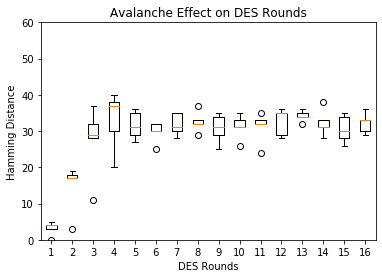

Generate this figure with Python:
import matplotlib.pyplot as plt
import numpy as np
def hex2bin(s):
	mp = {'0' : "0000",
		'1' : "0001",
		'2' : "0010",
		'3' : "0011",
		'4' : "0100",
		'5' : "0101",
		'6' : "0110",
		'7' : "0111",
		'8' : "1000",
		'9' : "1001",
		'A' : "1010",
		'B' : "1011",
		'C' : "1100",
		'D' : "1101",
		'E' : "1110",
		'F' : "1111" }
	bin = ""
	for i in range(len(s)):
		bin = bin + mp[s[i]]
	return bin

def bin2hex(s):
	mp = {"0000" : '0',
		"0001" : '1',
		"0010" : '2',
		"0011" : '3',
		"0100" : '4',
		"0101" : '5',
		"0110" : '6',
		"0111" : '7',
		"1000" : '8',
		"1001" : '9',
		"1010" : 'A',
		"1011" : 'B',
		"1100" : 'C',
		"1101" : 'D',
		"1110" : 'E',
		"1111" : 'F' }
	hex = ""
	for i in range(0,len(s),4):
		ch = ""
		ch = ch + s[i]
		ch = ch + s[i + 1]
		ch = ch + s[i + 2]
		ch = ch + s[i + 3]
		hex = hex + mp[ch]
		
	return hex


def bin2dec(binary):
	
	binary1 = binary
	decimal, i, n = 0, 0, 0
	while(binary != 0):
		dec = binary % 10
		decimal = decimal + dec * pow(2, i)
		binary = binary//10
		i += 1
	return decimal


def dec2bin(num):
	res = bin(num).replace("0b", "")
	if(len(res)%4 != 0):
		div = len(res) / 4
		div = int(div)
		counter =(4 * (div + 1)) - len(res)
		for i in range(0, counter):
			res = '0' + res
	return res


def permute(k, arr, n):
	permutation = ""
	for i in range(0, n):
		permutation = permutation + k[arr[i] - 1]
	return permutation


def shift_left(k, nth_shifts):
	s = ""
	for i in range(nth_shifts):
		for j in range(1,len(k)):
			s = s + k[j]
		s = s + k[0]
		k = s
		s = ""
	return k


def xor(a, b):
	ans = ""
	for i in range(len(a)):
		if a[i] == b[i]:
			ans = ans + "0"
		else:
			ans = ans + "1"
	return ans


initial_perm = [58, 50, 42, 34, 26, 18, 10, 2,
				60, 52, 44, 36, 28, 20, 12, 4,
				62, 54, 46, 38, 30, 22, 14, 6,
				64, 56, 48, 40, 32, 24, 16, 8,
				57, 49, 41, 33, 25, 17, 9, 1,
				59, 51, 43, 35, 27, 19, 11, 3,
				61, 53, 45, 37, 29, 21, 13, 5,
				63, 55, 47, 39, 31, 23, 15, 7]


exp_d = [32, 1 , 2 , 3 , 4 , 5 , 4 , 5,
		6 , 7 , 8 , 9 , 8 , 9 , 10, 11,
		12, 13, 12, 13, 14, 15, 16, 17,
		16, 17, 18, 19, 20, 21, 20, 21,
		22, 23, 24, 25, 24, 25, 26, 27,
		28, 29, 28, 29, 30, 31, 32, 1 ]


per = [ 16, 7, 20, 21,
		29, 12, 28, 17,
		1, 15, 23, 26,
		5, 18, 31, 10,
		2, 8, 24, 14,
		32, 27, 3, 9,
		19, 13, 30, 6,
		22, 11, 4, 25 ]


sbox = [[[14, 4, 13, 1, 2, 15, 11, 8, 3, 10, 6, 12, 5, 9, 0, 7],
		[ 0, 15, 7, 4, 14, 2, 13, 1, 10, 6, 12, 11, 9, 5, 3, 8],
		[ 4, 1, 14, 8, 13, 6, 2, 11, 15, 12, 9, 7, 3, 10, 5, 0],
		[15, 12, 8, 2, 4, 9, 1, 7, 5, 11, 3, 14, 10, 0, 6, 13 ]],
			
		[[15, 1, 8, 14, 6, 11, 3, 4, 9, 7, 2, 13, 12, 0, 5, 10],
			[3, 13, 4, 7, 15, 2, 8, 14, 12, 0, 1, 10, 6, 9, 11, 5],
			[0, 14, 7, 11, 10, 4, 13, 1, 5, 8, 12, 6, 9, 3, 2, 15],
		[13, 8, 10, 1, 3, 15, 4, 2, 11, 6, 7, 12, 0, 5, 14, 9 ]],

		[ [10, 0, 9, 14, 6, 3, 15, 5, 1, 13, 12, 7, 11, 4, 2, 8],
		[13, 7, 0, 9, 3, 4, 6, 10, 2, 8, 5, 14, 12, 11, 15, 1],
		[13, 6, 4, 9, 8, 15, 3, 0, 11, 1, 2, 12, 5, 10, 14, 7],
			[1, 10, 13, 0, 6, 9, 8, 7, 4, 15, 14, 3, 11, 5, 2, 12 ]],
	
		[ [7, 13, 14, 3, 0, 6, 9, 10, 1, 2, 8, 5, 11, 12, 4, 15],
		[13, 8, 11, 5, 6, 15, 0, 3, 4, 7, 2, 12, 1, 10, 14, 9],
		[10, 6, 9, 0, 12, 11, 7, 13, 15, 1, 3, 14, 5, 2, 8, 4],
			[3, 15, 0, 6, 10, 1, 13, 8, 9, 4, 5, 11, 12, 7, 2, 14] ],
		
		[ [2, 12, 4, 1, 7, 10, 11, 6, 8, 5, 3, 15, 13, 0, 14, 9],
		[14, 11, 2, 12, 4, 7, 13, 1, 5, 0, 15, 10, 3, 9, 8, 6],
			[4, 2, 1, 11, 10, 13, 7, 8, 15, 9, 12, 5, 6, 3, 0, 14],
		[11, 8, 12, 7, 1, 14, 2, 13, 6, 15, 0, 9, 10, 4, 5, 3 ]],
	
		[ [12, 1, 10, 15, 9, 2, 6, 8, 0, 13, 3, 4, 14, 7, 5, 11],
		[10, 15, 4, 2, 7, 12, 9, 5, 6, 1, 13, 14, 0, 11, 3, 8],
			[9, 14, 15, 5, 2, 8, 12, 3, 7, 0, 4, 10, 1, 13, 11, 6],
			[4, 3, 2, 12, 9, 5, 15, 10, 11, 14, 1, 7, 6, 0, 8, 13] ],
		
		[ [4, 11, 2, 14, 15, 0, 8, 13, 3, 12, 9, 7, 5, 10, 6, 1],
		[13, 0, 11, 7, 4, 9, 1, 10, 14, 3, 5, 12, 2, 15, 8, 6],
			[1, 4, 11, 13, 12, 3, 7, 14, 10, 15, 6, 8, 0, 5, 9, 2],
			[6, 11, 13, 8, 1, 4, 10, 7, 9, 5, 0, 15, 14, 2, 3, 12] ],
		
		[ [13, 2, 8, 4, 6, 15, 11, 1, 10, 9, 3, 14, 5, 0, 12, 7],
			[1, 15, 13, 8, 10, 3, 7, 4, 12, 5, 6, 11, 0, 14, 9, 2],
			[7, 11, 4, 1, 9, 12, 14, 2, 0, 6, 10, 13, 15, 3, 5, 8],
			[2, 1, 14, 7, 4, 10, 8, 13, 15, 12, 9, 0, 3, 5, 6, 11] ] ]


final_perm = [ 40, 8, 48, 16, 56, 24, 64, 32,
			39, 7, 47, 15, 55, 23, 63, 31,
			38, 6, 46, 14, 54, 22, 62, 30,
			37, 5, 45, 13, 53, 21, 61, 29,
			36, 4, 44, 12, 52, 20, 60, 28,
			35, 3, 43, 11, 51, 19, 59, 27,
			34, 2, 42, 10, 50, 18, 58, 26,
			33, 1, 41, 9, 49, 17, 57, 25 ]

def encrypt(pt, rkb, rk):
	pt = hex2bin(pt)

	pt = permute(pt, initial_perm, 64)
	l=[]
	left = pt[0:32]
	right = pt[32:64]
	for i in range(0, 16):
		right_expanded = permute(right, exp_d, 48)
		
		xor_x = xor(right_expanded, rkb[i])

		sbox_str = ""
		for j in range(0, 8):
			row = bin2dec(int(xor_x[j * 6] + xor_x[j * 6 + 5]))
			col = bin2dec(int(xor_x[j * 6 + 1] + xor_x[j * 6 + 2] + xor_x[j * 6 + 3] + xor_x[j * 6 + 4]))
			val = sbox[j][row][col]
			sbox_str = sbox_str + dec2bin(val)

		sbox_str = permute(sbox_str, per, 32)

		result = xor(left, sbox_str)
		left = result

		if(i != 15):
			left, right = right, left
		l.append(left+right)
	

	combine = left + right

	cipher_text = permute(combine, final_perm, 64)
	return l

def hd(s,t):
	c=0
	for x,y in zip(s,t):
		if( x !=y ):
			c=c+1
	return c


pt = "4341762BCA1D223A"
okey = "4271A0C2A851A62B"
lkey = ["8271A0C2A851A62B","4771A0C2A851A62B","4211A0C2A851A62B","427100C2A851A62B","4271A0CDA851A62B"]

mat=[]
for i in range(16):
  mat.append([])

key = hex2bin(okey)

keyp = [57, 49, 41, 33, 25, 17, 9,
    1, 58, 50, 42, 34, 26, 18,
    10, 2, 59, 51, 43, 35, 27,
    19, 11, 3, 60, 52, 44, 36,
    63, 55, 47, 39, 31, 23, 15,
    7, 62, 54, 46, 38, 30, 22,
    14, 6, 61, 53, 45, 37, 29,
    21, 13, 5, 28, 20, 12, 4 ]


key = permute(key, keyp, 56)


shift_table = [1, 1, 2, 2,
        2, 2, 2, 2,
        1, 2, 2, 2,
        2, 2, 2, 1 ]

key_comp = [14, 17, 11, 24, 1, 5,
      3, 28, 15, 6, 21, 10,
      23, 19, 12, 4, 26, 8,
      16, 7, 27, 20, 13, 2,
      41, 52, 31, 37, 47, 55,
      30, 40, 51, 45, 33, 48,
      44, 49, 39, 56, 34, 53,
      46, 42, 50, 36, 29, 32 ]

left = key[0:28] 
right = key[28:56]

rkb = []
rk = []
for i in range(0, 16):
  left = shift_left(left, shift_table[i])
  right = shift_left(right, shift_table[i])

  combine_str = left + right
  
  round_key = permute(combine_str, key_comp, 48)

  rkb.append(round_key)
  rk.append(bin2hex(round_key))
l3 = encrypt(pt, rkb, rk)



for key in lkey:
  key = hex2bin(key)

  keyp = [57, 49, 41, 33, 25, 17, 9,
      1, 58, 50, 42, 34, 26, 18,
      10, 2, 59, 51, 43, 35, 27,
      19, 11, 3, 60, 52, 44, 36,
      63, 55, 47, 39, 31, 23, 15,
      7, 62, 54, 46, 38, 30, 22,
      14, 6, 61, 53, 45, 37, 29,
      21, 13, 5, 28, 20, 12, 4 ]


  key = permute(key, keyp, 56)


  shift_table = [1, 1, 2, 2,
          2, 2, 2, 2,
          1, 2, 2, 2,
          2, 2, 2, 1 ]

  key_comp = [14, 17, 11, 24, 1, 5,
        3, 28, 15, 6, 21, 10,
        23, 19, 12, 4, 26, 8,
        16, 7, 27, 20, 13, 2,
        41, 52, 31, 37, 47, 55,
        30, 40, 51, 45, 33, 48,
        44, 49, 39, 56, 34, 53,
        46, 42, 50, 36, 29, 32 ]

  left = key[0:28] 
  right = key[28:56]

  rkb = []
  rk = []
  for i in range(0, 16):
    left = shift_left(left, shift_table[i])
    right = shift_left(right, shift_table[i])

    combine_str = left + right
    
    round_key = permute(combine_str, key_comp, 48)

    rkb.append(round_key)
    rk.append(bin2hex(round_key))
  l = encrypt(pt, rkb, rk)
  l2 = []
  for yy,y in zip(l3,l):
    l2.append(hd(yy,y))
  for i in range(16):
    mat[i].append(l2[i])



print(mat)

plt.boxplot(mat)
plt.title('Avalanche Effect on DES Rounds')
plt.xlabel('DES Rounds')
plt.ylabel('Hamming Distance')
plt.ylim(0,60)
plt.show()
